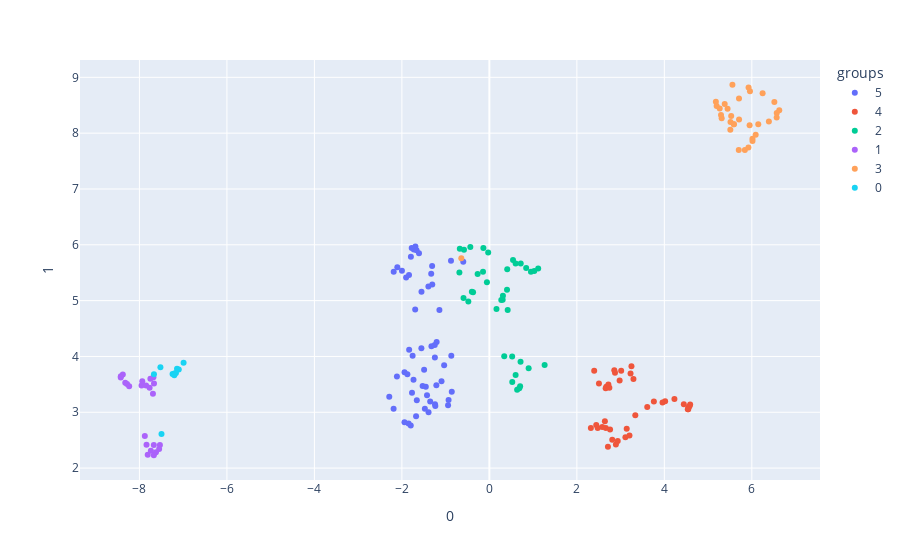

The notebook cell saved with this chart:
### Code cell
model_test.plot_umap(n_clusters=6)
